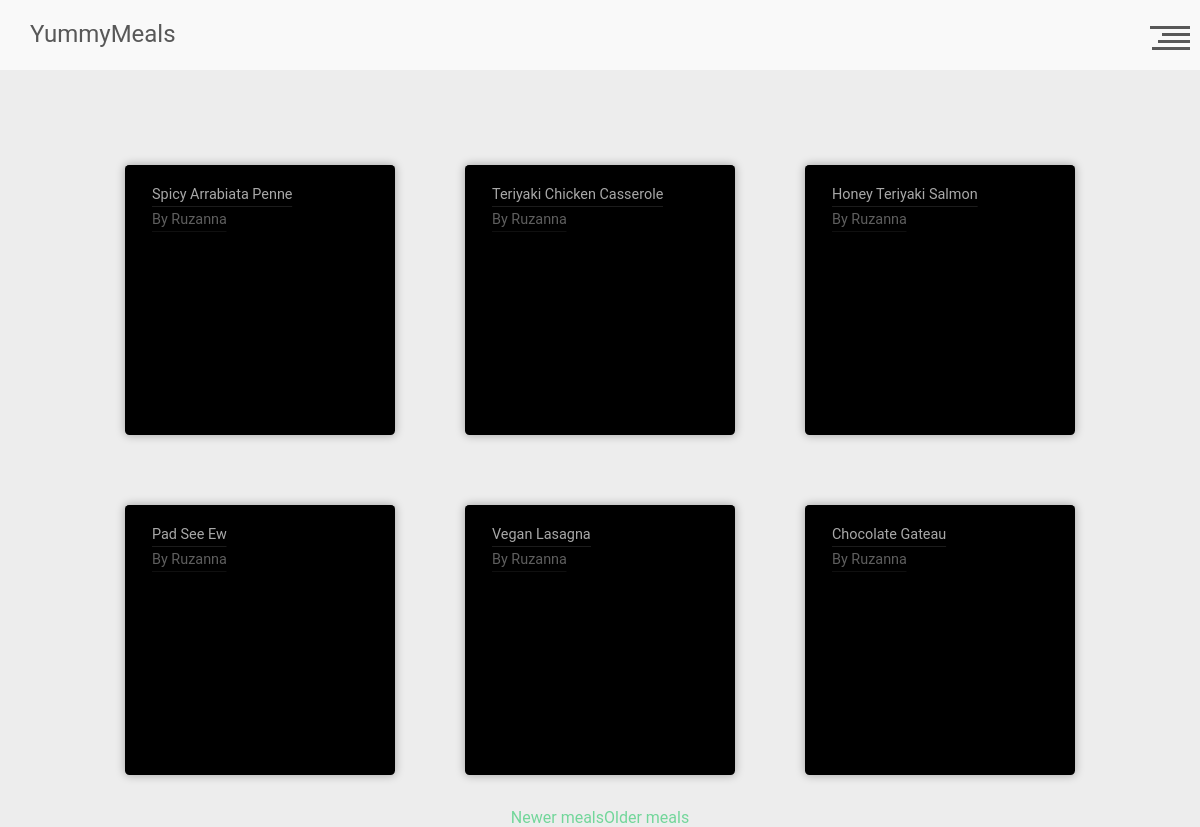
The page /meal/?page=2 on the database its author committed.
### app/meals/models.py (models this page shows)
class Meal(db.Model):
    __tablename__ = 'meal'
    id = Column(Integer, primary_key=True)
    name = Column(String)
    category_id =  Column(Integer, ForeignKey('category.id'))
    area_id = Column(Integer, ForeignKey('area.id'))
    author_id = Column(Integer, ForeignKey('user.id'), default = 1)
    instructions = Column(String)
    img_link = Column(String , default = 'default.jpg')
    tags = Column(String)
    video_link = Column(String)
    date_posted = Column(db.DateTime, nullable=False, default=datetime.utcnow())
    area = relationship("Area")
    category = relationship("Category")
    user = relationship("User")

### app/users/models.py (models this page shows, shortened)
class User(db.Model, UserMixin):
    id = db.Column(db.Integer, primary_key=True)
    username = db.Column(db.String(20), unique=True, nullable=False)
    email = db.Column(db.String(120), unique=True, nullable=False)
    image_file = db.Column(db.String(20), nullable=False, default='default.jpg')
    password = db.Column(db.String(60), nullable=False)
    comment = db.relationship('UserComments', backref='author', lazy=True)

### app/meals/routes.py (the view)
@meals_bp.route('/')
def test_route():
    page = request.args.get('page', 1, type=int)
    meallist = Meal.query.paginate(page, 6, False)
    next_url = url_for('meals.test_route', page=meallist.next_num) \
        if meallist.has_next else None
    prev_url = url_for('meals.test_route', page=meallist.prev_num) \
        if meallist.has_prev else None
    return render_template(
        'main_page.html',
        meallist=meallist,
        next_url=next_url,
        prev_url=prev_url,
    )

### app/meals/templates/main_page.html (shortened to what this page needs)
{% extends 'index.html' %}
{% block content %}
    <link rel="stylesheet" href={{ url_for('meals.static', filename='css/main.css') }}  />
<div class="flexbox">
    {% for meal in meallist.items %}
        <div class="food-card" style="background-image:url({{meal.img_link}});">
    <div class="food-card-content">
      <div class="heading show">
        <h2>{{meal.name}}</h2>
      </div>
      <div class="heading author show">
        <h5>By <a href="#profile" class="profile">{{meal.user.username}}</a></h5>
      </div>
    </div>
  </div>
    {% endfor %}
   {% if prev_url %}
    <a href="{{ prev_url }}"> Newer meals  </a>
    {% endif %}
    {% if next_url %}
    <a href="{{ next_url }}">  Older meals </a>
    {% endif %}
</div>
{% endblock content %}

### app/index/static/css/base.css (style rules this page uses)
* { margin: 0; padding: 0; box-sizing: border-box; }

### app/index/static/css/header.css (style rules this page uses)
html, body, div, span, applet, object, iframe, h1, h2, h3, h4, h5, h6, p, blockquote, pre, a, abbr, acronym, address, big, cite, code, del, dfn, em, img, ins, kbd, q, s, samp, small, strike, strong, sub, sup, tt, var, b, u, i, center, dl, dt, dd, ol, ul, li, fieldset, form, label, legend, table, caption, tbody, tfoot, thead, tr, th, td, article, aside, canvas, details, embed, figure, figcaption, footer, header, hgroup, menu, nav, output, ruby, section, summary, time, mark, audio, video { margin: 0; padding: 0; border: 0; font-size: 100%; font: inherit; vertical-align: baseline; }
body { line-height: 1; }
html * { -webkit-font-smoothing: antialiased; -moz-osx-font-smoothing: grayscale; }
*, *:after, *:before { -webkit-box-sizing: border-box; -moz-box-sizing: border-box; box-sizing: border-box; }
html, body { height: 100%; }
body { font-size: 100%; font-family: "Roboto", sans-serif; color: #505050; background-color: #ededed; }
a { color: #72d69a; text-decoration: none; transition: color .2s ease-out; }

### app/meals/static/css/main.css (style rules this page uses)
html { font-family:"Open Sans",sans-serif; height:100%; width:100%; background:whitesmoke; }
div.show { position:relative;overflow:hidden;width:fit-content; }
div.show > h1,div.show > h2,div.show > h3,div.show > h4,div.show > h5,div.show > p { animation:1s show-slow ease-in; }
.heading > * { margin:0;padding:4px 0;line-height:1.125;white-space:nowrap;overflow:hidden;text-overflow:ellipsis;max-width:200px; }
.author > h5 { opacity:0.56;line-height:1.25; }
.food-card { position:relative;width:300px;height:300px;margin:20px 20px;border-radius:5px;box-shadow:0 0 10px 1px #00000045;background:black no-repeat right top ;background-size:auto 300px;color:white;overflow:hidden; }
.flexbox { display:flex;justify-content:center;vertical-align:middle;flex-wrap:wrap;width:90%;margin:5%; }
.food-card-content { background:black;padding:20px 30px;opacity:0.66;transition:0.5s ease all; }
.food-card { transform:scale(0.9);transition:0.5s all ease; }
.profile { color:white; }

### rows shown on the page
Meal: name "Spicy Arrabiata Penne", user.username "Ruzanna"
Meal: name "Teriyaki Chicken Casserole", user.username "Ruzanna"
Meal: name "Honey Teriyaki Salmon", user.username "Ruzanna"
Meal: name "Pad See Ew", user.username "Ruzanna"
Meal: name "Vegan Lasagna", user.username "Ruzanna"
Meal: name "Chocolate Gateau", user.username "Ruzanna"
